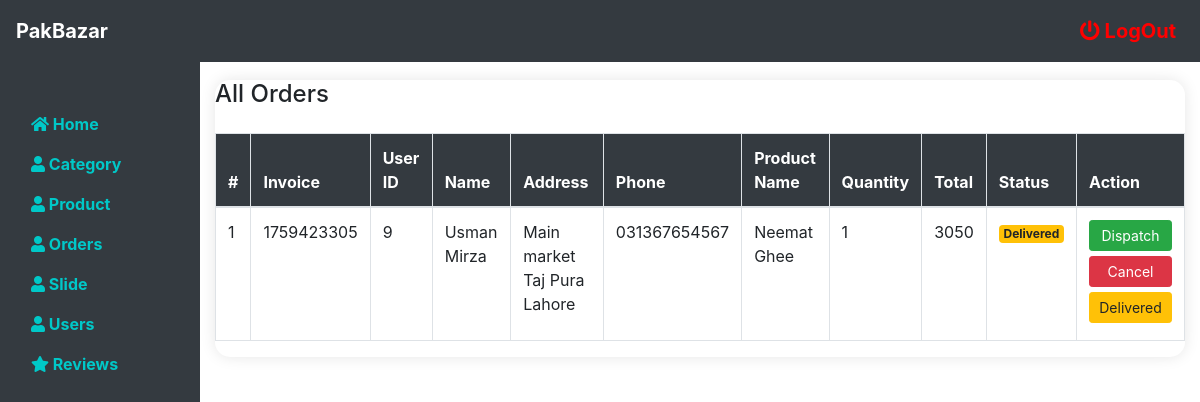
/admin/order.php (signed in), run on the app's committed database.
### tables this page shows
CREATE TABLE `orders` (
  `o_id` int(11) NOT NULL,
  `u_id` int(11) NOT NULL,
  `invoice` int(100) NOT NULL,
  `name` varchar(100) NOT NULL,
  `address` varchar(200) NOT NULL,
  `phone` varchar(100) NOT NULL,
  `p_id` int(100) NOT NULL,
  `qty` int(100) NOT NULL,
  `total` int(100) NOT NULL,
  `status` varchar(100) NOT NULL,
  `payment_method` varchar(100) NOT NULL
);

CREATE TABLE `product` (
  `pid` int(11) NOT NULL,
  `user_id` int(11) NOT NULL,
  `name` varchar(100) NOT NULL,
  `category` varchar(100) NOT NULL,
  `description` varchar(255) NOT NULL,
  `pic01` blob NOT NULL,
  `price` varchar(100) NOT NULL
);

### admin/order.php (the view, shortened to what this page needs)
<!DOCTYPE html>
<html lang="en">
<head>
</head>
<body>
<div class="container-fluid">
  <div class="row">
    <div class="col-md-2 ">
     <?php include 'sidebar.php'; ?>
    </div>
    <div class="col-md-10">
      <div class="table-container">
        <h4 class="mb-4">All Orders</h4>
        <div class="table-responsive">
          <table class="table table-bordered table-hover">
            <thead>
              <tr>
                <th>#</th>
                <th>Invoice</th>
                <th>User ID</th>
                <th>Name</th>
                <th>Address</th>
                <th>Phone</th>
                <th>Product Name</th>
                <th>Quantity</th>
                <th>Total</th>
                <th>Status</th>
                <th>Action</th>
              </tr>
            </thead>
            <tbody>
              <?php
              $i = 0;
              $slt = "SELECT * FROM orders";
              $cnm = mysqli_query($conn, $slt);
              while ($fetch = mysqli_fetch_array($cnm)) {
                $i++;
                $o_id = $fetch['o_id'];
                $u_id = $fetch['u_id'];
                $invoice = $fetch['invoice'];
                $name = $fetch['name'];
                $address = $fetch['address'];
                $phone = $fetch['phone'];
                $p2_id = $fetch['p_id'];
                $qty = $fetch['qty'];
                $total = $fetch['total'];
                $status = $fetch['status'];
                $product_query = "SELECT name FROM product WHERE pid='$p2_id'";
                $product_result = mysqli_query($conn, $product_query);
                $product = mysqli_fetch_array($product_result);
                $proname = $product['name'];
              ?>
              <tr>
                <td><?php echo $i; ?></td>
                <td><?php echo $invoice; ?></td>
                <td><?php echo $u_id; ?></td>
                <td><?php echo $name; ?></td>
                <td><?php echo $address; ?></td>
                <td><?php echo $phone; ?></td>
                <td><?php echo $proname; ?></td>
                <td><?php echo $qty; ?></td>
                <td><?php echo $total; ?></td>
                <td>
                  <span class="badge bg-<?php
                    if($status == 'Pending') echo 'primary';
                    elseif($status == 'Dispatched') echo 'success';
                    elseif($status == 'Cancelled') echo 'danger';
                    elseif($status == 'Delivered') echo 'warning';
                    else echo 'info';
                  ?>"><?php echo $status; ?></span>
                </td>
                <td class="action-buttons">
                  <a href="approveorderbtn.php?id5=<?php echo $o_id; ?>">
                    <input type="button" value="Dispatch" class="btn btn-success btn-sm">
                  </a>
                  <a href="cancelorderbtn.php?id5=<?php echo $o_id; ?>">
                    <input type="button" value="Cancel" class="btn btn-danger btn-sm">
                  </a>
                  <a href="deliveredorderbtn.php?id5=<?php echo $o_id; ?>">
                    <input type="button" value="Delivered" class="btn btn-warning btn-sm">
                  </a>
                </td>
              </tr>
              <?php } ?>
            </tbody>
          </table>
        </div>
      </div>
    </div>
  </div>
</div>
</body>
</html>

### admin/order.php (style rules this page uses)
body { background-color: #f8f9fa; }
.table-container { margin-top: 80px; background: white; border-radius: 15px; box-shadow: 0px 0px 15px rgba(0,0,0,0.1); }
.table thead { background-color: #343a40; color: white; }
.action-buttons input { margin-bottom: 5px; width: 100%; }

### admin/sidebar.php (style rules this page uses)
@media (min-width: 768px) { a { color: rgb(0,200,200); font-weight: bold; } }

### data on the page
orders: invoice "1759423305", u "9", name "Usman Mirza", address "Main market Taj Pura Lahore", phone "031367654567", product.name "Neemat Ghee", qty "1", total "3050", status "Delivered"
